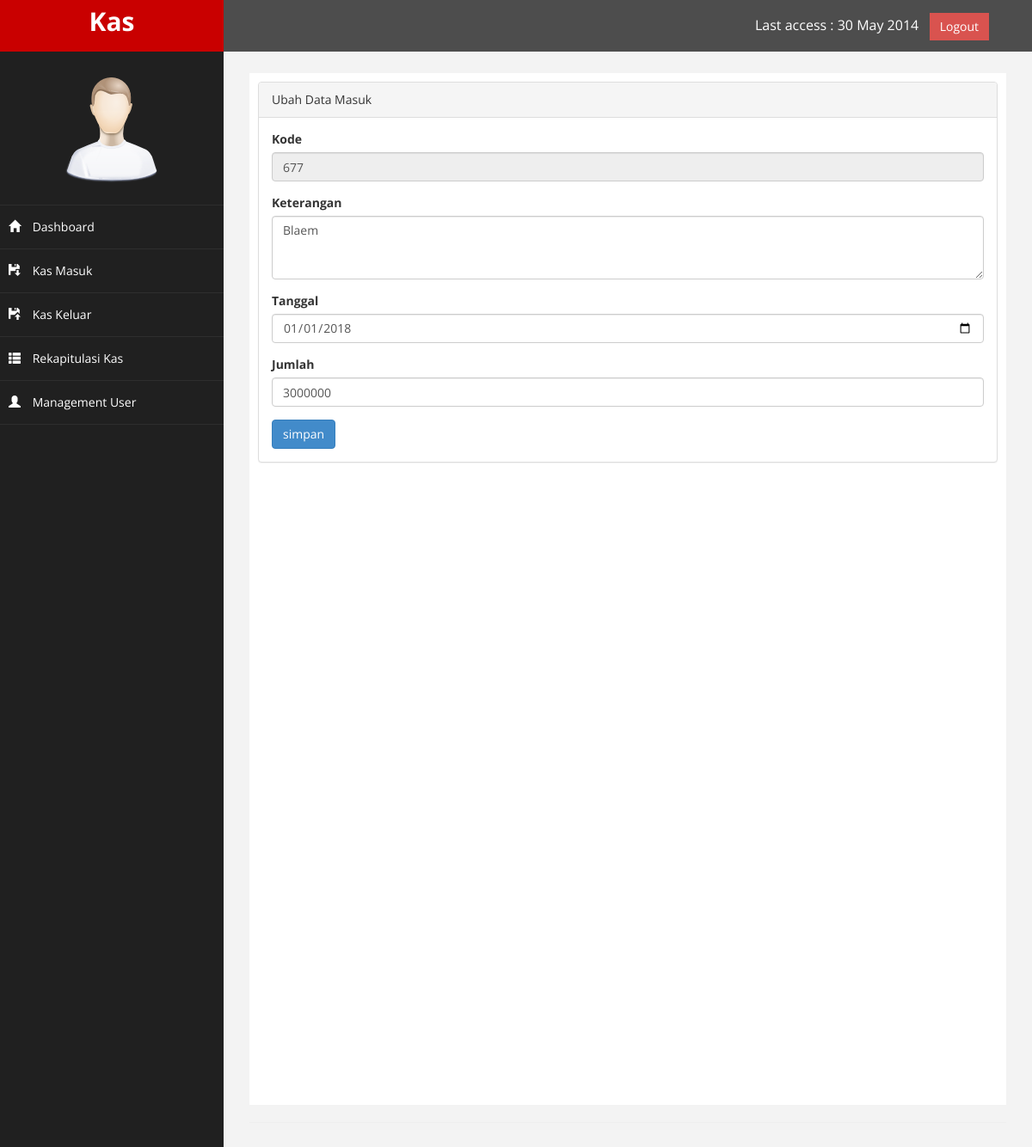
Page /?page=masuk&aksi=ubah&id=677 on the committed database.
### tables this page shows
CREATE TABLE `kas` (
  `kode` int(11) NOT NULL,
  `keterangan` varchar(300) NOT NULL,
  `tgl` date NOT NULL,
  `jumlah` int(10) NOT NULL,
  `jenis` varchar(20) NOT NULL,
  `keluar` int(20) NOT NULL
);

### page/kas_masuk/ubah.php (the view, shortened to what this page needs)
<?php
  $kode = $_GET['id'];
  $sql = $koneksi->query("select * from kas where kode = '$kode'");
  $tampil = $sql->fetch_assoc();
?>
<div class="panel panel-default">
    <div class="panel-heading">
      Ubah Data Masuk
    </div>
        <div class="panel-body">
              <div class="row">
                  <div class="col-md-12">
                      <form role="form" method="POST">
                          <div class="form-group">
                              <label>Kode</label>
                              <input class="form-control" name="kode" value="<?php echo $tampil['kode'];?>" readonly/>
                          </div>
                          <div class="form-group">
                              <label>Keterangan</label>
                              <textarea class="form-control" name="ket" rows="3"><?php echo $tampil['keterangan'];?></textarea>
                          </div>
                          <div class="form-group">
                              <label>Tanggal</label>
                              <input class="form-control" type="date" name="tgl" value="<?php echo $tampil['tgl'];?>"/>
                          </div>
                          <div class="form-group">
                              <label>Jumlah</label>
                              <input class="form-control" type="number" name="jml" value="<?php echo $tampil['jumlah'];?>"/>
                          </div>
                          <div>
                            <input type="submit" name="simpan" value="simpan" class="btn btn-primary"/>
                          </div>
                        </div>
                </div>
        </div>
      </div>
</div>

### assets/css/custom.css (style rules this page uses)
body { font-family: 'Open Sans', sans-serif; }

### rows in the picture
kas: kode "677", ket "Blaem", tgl "01/01/2018", jml "3000000"
